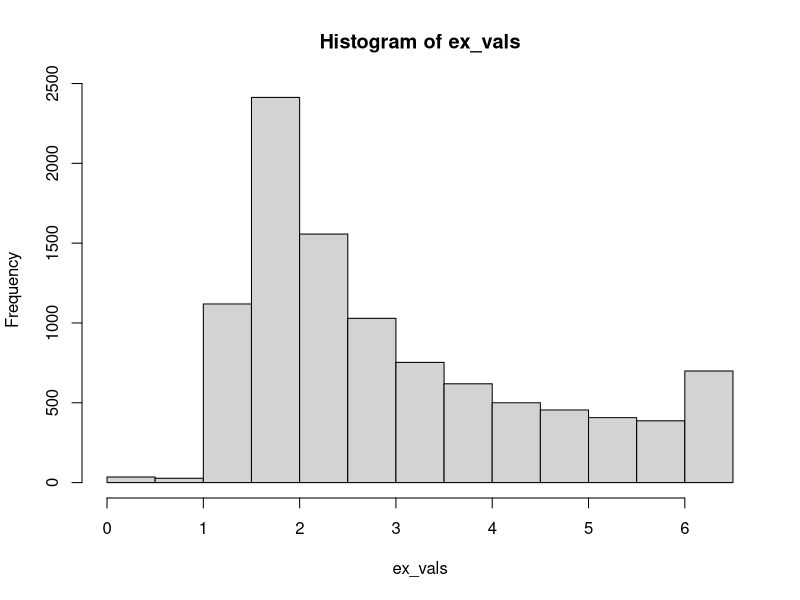
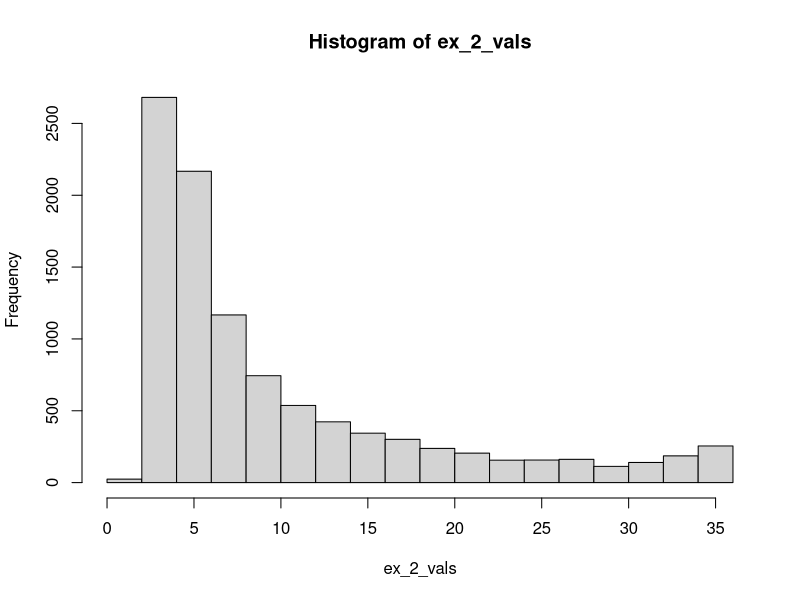
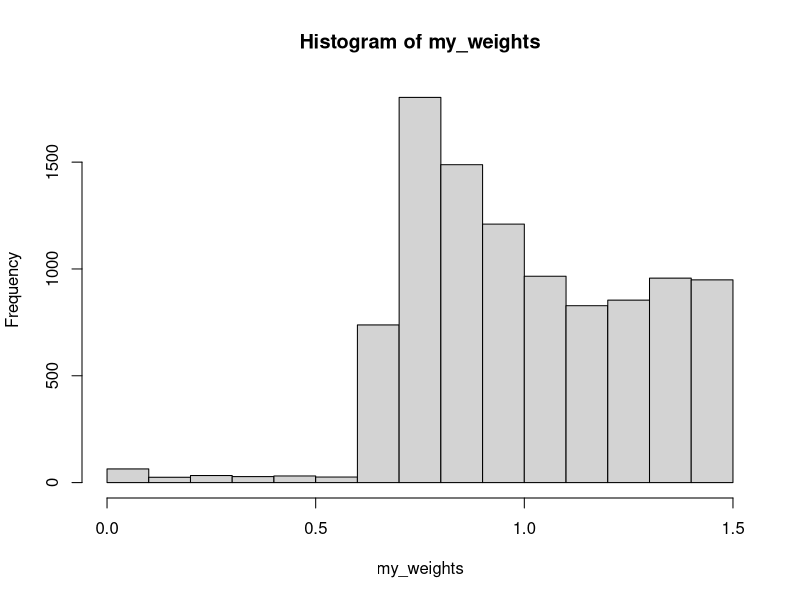
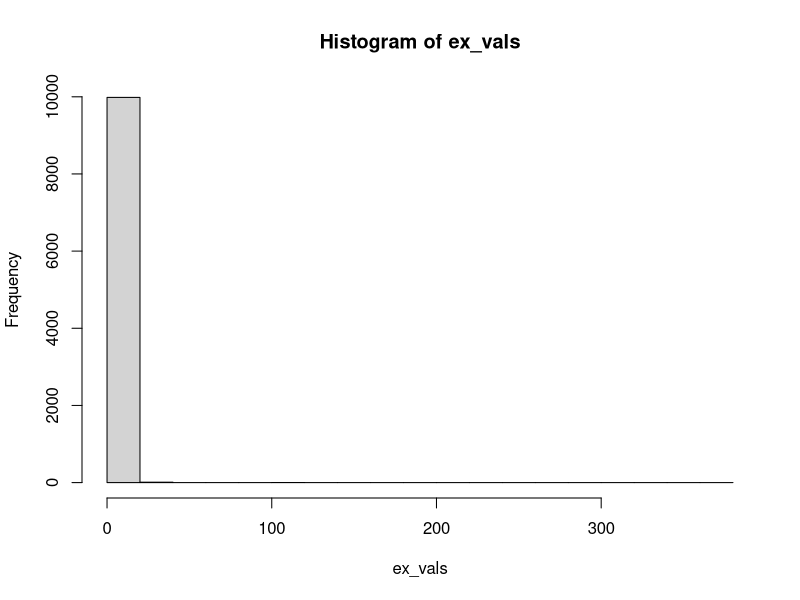
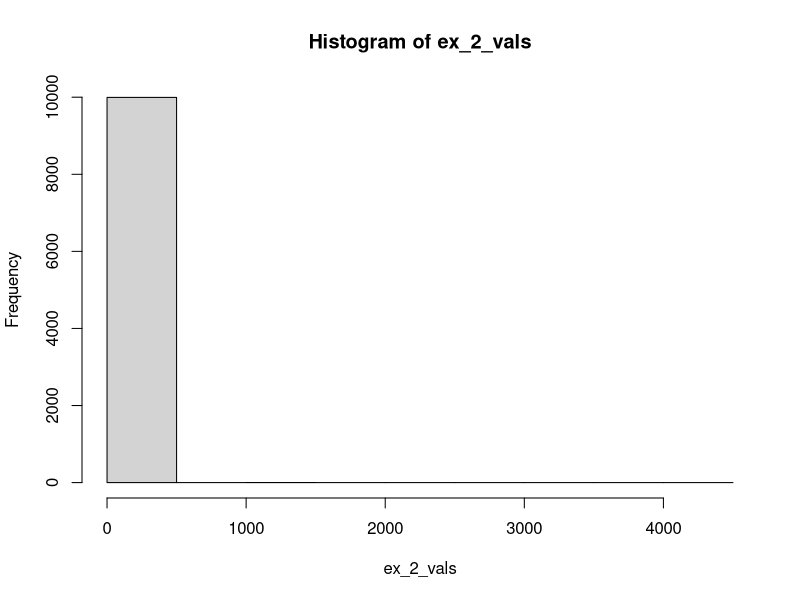
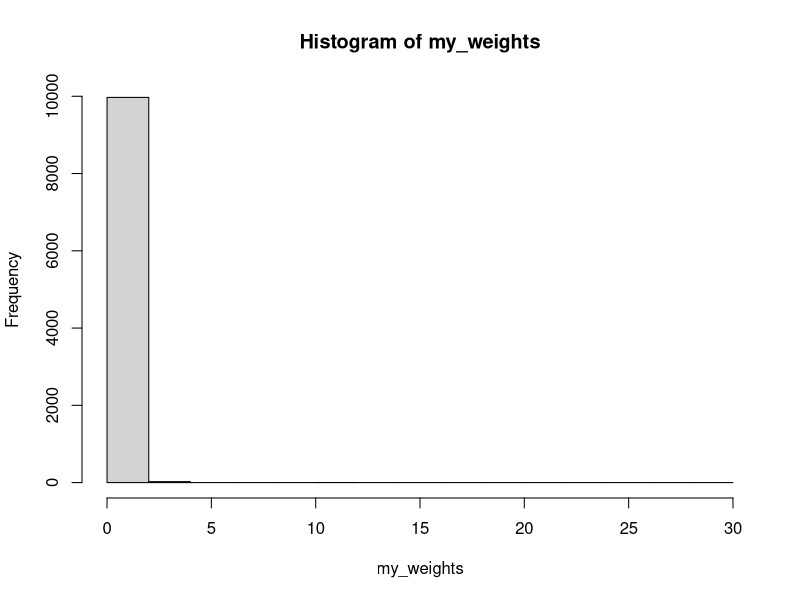

Write R code to recreate these figures, in order. (Note: this script raises an error after producing the figures.)
# Question 1

# a) In order to simulate a bootstrap, we begin with our two models, the "control" which
# which we assert is the control (stadnard linear regression) and our black box method ("the
# bootstrap").  From these two methods, we want to compare the absolute predictive error
# as well as the predictiv interal coverage.  Initially, 

# b) I suck.

# Question 2

pareto <- function(x, alpha, beta) {
  return(beta * (alpha^beta) / (x^(beta+1)))
}

inverse_cdf_pareto <- function(p, alpha, beta) {
  return( alpha * ((1 - p) ^ (-1 / beta)) )
}

expd <- function(x, lambda, xshift) {
  return( (x >= 2) * lambda * exp( -lambda * (x - xshift) ))
}

inverse_cdf_myexp <- function(p) {
  return(2 - log(1-p))
}
# ALPHA IS 2.  BETA IS 3.
q <- integrate(pareto, alpha = 2, beta = 3, lower = 0, upper = 1000000)
q$value

# a) The exponential decays faster.

# b.1)

# b.2)

alpha <- 2
beta <- 3

m <- 10000
us <- runif(n=m)

vals <- inverse_cdf_pareto(us, alpha=2, beta=3)

f <- expd(vals, lambda = 1, xshift=2) 
g <- pareto(vals, alpha=alpha, beta=beta)

my_weights <- f / g
ex_vals <- vals * my_weights
ex_2_vals <- vals^2 * my_weights
EX <- mean(ex_vals)
EX2 <- mean(ex_2_vals)

hist(ex_vals)
hist(ex_2_vals)

hist(my_weights)

EX
EX2

# c)

m <- 10000
us <- runif(n=m)

vals <- inverse_cdf_myexp(us)

g <- expd(vals, lambda = 1, xshift=2) 
f <- pareto(vals,alpha=alpha,beta=beta)

my_weights <- f / g
ex_vals <- vals * my_weights
ex_2_vals <- vals^2 * my_weights
EX <- mean(ex_vals)
EX2 <- mean(ex_2_vals)

hist(ex_vals)
hist(ex_2_vals)

hist(my_weights)

EX
EX2

# Question 3

beta <- c(0,0,0,0)
X <- cbind(1, rnorm(n = 100), rnorm(n = 100), rnorm(n = 100))
# y <- sample(0:1, 100, replace=TRUE)

# beta <- solve(t(X) %*% X) %*% t(X) %*% y
# Z ~ N(Xbeta, 1)
mean <- X %*% beta
Z <- rnorm(mean,sd=1) # + matrix(rnorm(n=nrow(X),sd=sig),ncol=1)
y <- (Z > 0)
iter <- 0

converge <- FALSE

while (!converge) {
  Ez <- mean - (1-y)*dnorm(mean)/pnorm(-mean) + y*dnorm(mean)/(1-pnorm(-mean))
  
  # To check for convergence later
  
  former_beta <- beta
  
  beta <- solve(t(X) %*% X) %*% t(X) %*% Ez
  mean <- X %*% beta

  # print(beta)
  iter <- iter + 1

  # print(max(abs(beta - former_beta)))
  
  if (max(abs(beta - former_beta)) < .00001 ) {
    converge <- TRUE
  }
}

print(iter)
print(beta)

llp <- function(beta, x, y) {
  mean <- x %*% beta
  loglike <- sum(y * log(pnorm(mu)) + (1-Y) * log(pnorm(-mu)))
}

glm_probit <- glm(y ~ X[,2] + X[,3] + X[,4], family = binomial(link = "probit"))
glm_probit$coefficients

# b) Propose a reasonable starting values for beta?

std <- function(x) sd(x)/sqrt(length(x))

# c) done above (why would I ever use "lm"?)

# d) how to check answer by maximizing the log-likelihood

optim( method="BFGS")

# Question 4

helical_R_filename = "~/Dropbox/Berkeley Classes/Stat245/state243-fall-2015/ps/helical.R"

theta <- function(x1,x2) atan2(x2, x1)/(2*pi)

f <- function(x) {
  f1 <- 10*(x[3] - 10*theta(x[1],x[2]))
  f2 <- 10*(sqrt(x[1]^2+x[2]^2)-1)
  f3 <- x[3]
  return(f1^2+f2^2+f3^2)
}

x=seq(-10,10,1)
y=seq(-10,10,1)
x_len= length(x)
y_len = length(y)
z=array(0,dim=c(x_len,y_len))

for (i in 1:x_len) for (j in 1:y_len) z[i,j] = f(c(x[i],y[j],-3))

persp(x, y, z, phi = 20, theta = 40)
contour(x, y, z)
image(x, y, z)

install.packages("optimx")
library("optimx")
